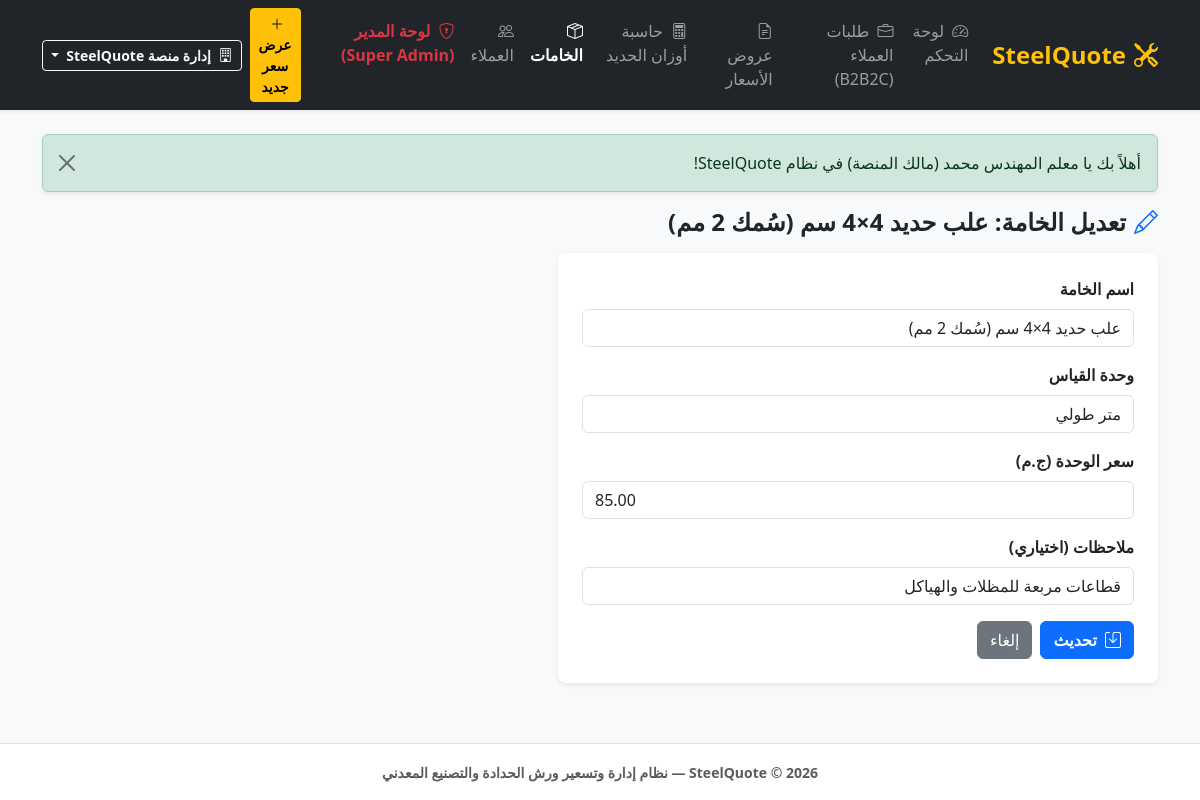
Screenshot of /materials/edit.php?id=1 (signed in) with the database file from the repository.
### tables this page shows
CREATE TABLE `users` (
  `id` INT AUTO_INCREMENT PRIMARY KEY,
  `role` ENUM('user', 'admin') NOT NULL DEFAULT 'user',
  `name` VARCHAR(255) NOT NULL,
  `email` VARCHAR(100) NOT NULL UNIQUE,
  `password` VARCHAR(255) NOT NULL,
  `workshop_name` VARCHAR(255) NOT NULL,
  `phone` VARCHAR(50) DEFAULT NULL,
  `address` TEXT DEFAULT NULL,
  `logo` VARCHAR(255) DEFAULT NULL,
  `commercial_reg` VARCHAR(100) DEFAULT NULL,
  `subscription_status` ENUM('trial', 'active', 'expired', 'suspended') DEFAULT 'trial',
  `trial_ends_at` DATE DEFAULT NULL,
  `created_at` TIMESTAMP DEFAULT CURRENT_TIMESTAMP
);

CREATE TABLE `materials` (
  `id` INT AUTO_INCREMENT PRIMARY KEY,
  `user_id` INT NOT NULL DEFAULT 1,
  `name` VARCHAR(255) NOT NULL,
  `unit` VARCHAR(50) NOT NULL,
  `unit_price` DECIMAL(10,2) NOT NULL DEFAULT 0.00,
  `notes` TEXT DEFAULT NULL,
  `created_at` TIMESTAMP DEFAULT CURRENT_TIMESTAMP,
  CONSTRAINT `fk_material_user` FOREIGN KEY (`user_id`) REFERENCES `users` (`id`) ON DELETE CASCADE
);

### includes/auth.php (called while the page is built, shortened)
<?php
require_once __DIR__ . '/functions.php';
function is_logged_in() {
    return !empty($_SESSION['user_id']);
}
function current_user() {
    global $pdo;
    static $user = null;
    if ($user === null) {
        $stmt = $pdo->prepare("SELECT * FROM users WHERE id = ?");
        $stmt->execute([$_SESSION['user_id']]);
        $user = $stmt->fetch();
    }
    return $user;
}
function is_admin() {
    $u = current_user();
    return $u && ($u['role'] === 'admin');
}
function require_login() {
    $u = current_user();
}

### includes/functions.php (called while the page is built, shortened)
<?php
function clean($v) {
    return htmlspecialchars(trim((string)$v), ENT_QUOTES, 'UTF-8');
}
function get_flash() {
    if (!empty($_SESSION['flash'])) {
        $f = $_SESSION['flash'];
        return $f;
    }
    return null;
}

### materials/edit.php (the view, shortened to what this page needs)
<?php
require_once '../includes/auth.php';
require_login();
$id = (int)($_GET['id'] ?? 0);
$user_id = current_user_id();
$stmt = $pdo->prepare("SELECT * FROM materials WHERE id = ? AND user_id = ?");
$stmt->execute([$id, $user_id]);
$mat = $stmt->fetch();
include '../includes/header.php';
?>
<h4 class="mb-3 fw-bold"><i class="bi bi-pencil text-primary me-2"></i>تعديل الخامة: <?= clean($mat['name']) ?></h4>
<div class="card p-4 shadow-sm" style="max-width: 600px;">
  <form method="POST">
    <div class="mb-3"><label class="form-label fw-bold">اسم الخامة</label><input type="text" name="name" class="form-control" value="<?= clean($mat['name']) ?>" required></div>
    <div class="mb-3"><label class="form-label fw-bold">وحدة القياس</label><input type="text" name="unit" class="form-control" value="<?= clean($mat['unit']) ?>" required></div>
    <div class="mb-3"><label class="form-label fw-bold">سعر الوحدة (ج.م)</label><input type="number" step="0.01" name="unit_price" class="form-control" value="<?= $mat['unit_price'] ?>" required></div>
    <div class="mb-3"><label class="form-label fw-bold">ملاحظات (اختياري)</label><input type="text" name="notes" class="form-control" value="<?= clean($mat['notes'] ?? '') ?>"></div>
    <div class="d-flex gap-2">
      <button type="submit" class="btn btn-primary fw-bold"><i class="bi bi-save me-1"></i> تحديث</button>
      <a href="index.php" class="btn btn-secondary">إلغاء</a>
    </div>
  </form>
</div>
<?php include '../includes/footer.php'; ?>

### includes/header.php (shortened to what this page needs)
<?php
require_once __DIR__ . '/auth.php';
$current_user = current_user();
?>
<!DOCTYPE html>
<html lang="ar" dir="rtl">
<head>
    <link href="https://cdn.jsdelivr.net/npm/bootstrap@5.3.2/dist/css/bootstrap.rtl.min.css" rel="stylesheet">
    <link href="https://cdn.jsdelivr.net/npm/bootstrap-icons@1.11.3/font/bootstrap-icons.min.css" rel="stylesheet">
    <link href="<?= BASE_URL ?>assets/css/style.css" rel="stylesheet">
</head>
<body class="bg-light d-flex flex-column min-vh-100">
<nav class="navbar navbar-expand-lg navbar-dark bg-dark shadow-sm mb-4">
  <div class="container">
    <a class="navbar-brand fw-bold text-warning fs-4" href="<?= BASE_URL ?>index.php">
      <i class="bi bi-tools me-2"></i>SteelQuote
    </a>
    <div class="collapse navbar-collapse" id="nav">
      <?php if (is_logged_in()): ?>
        <ul class="navbar-nav ms-auto mb-2 mb-lg-0">
          <li class="nav-item">
            <a class="nav-link <?= (basename($_SERVER['PHP_SELF']) == 'index.php' && strpos($_SERVER['PHP_SELF'], 'quotations') === false && strpos($_SERVER['PHP_SELF'], 'materials') === false && strpos($_SERVER['PHP_SELF'], 'customers') === false) ? 'active fw-bold' : '' ?>" href="<?= BASE_URL ?>index.php">
              <i class="bi bi-speedometer2 me-1"></i> لوحة التحكم
            </a>
          </li>
          <li class="nav-item">
            <a class="nav-link <?= strpos($_SERVER['PHP_SELF'], 'leads') !== false ? 'active fw-bold' : '' ?>" href="<?= BASE_URL ?>leads.php">
              <i class="bi bi-briefcase me-1"></i> طلبات العملاء (B2B2C)
            </a>
          </li>
          <li class="nav-item">
            <a class="nav-link <?= strpos($_SERVER['PHP_SELF'], 'quotations') !== false ? 'active fw-bold' : '' ?>" href="<?= BASE_URL ?>quotations/index.php">
              <i class="bi bi-file-earmark-text me-1"></i> عروض الأسعار
            </a>
          </li>
          <li class="nav-item">
            <a class="nav-link <?= strpos($_SERVER['PHP_SELF'], 'calculator') !== false ? 'active fw-bold' : '' ?>" href="<?= BASE_URL ?>calculator.php">
              <i class="bi bi-calculator me-1"></i> حاسبة أوزان الحديد
            </a>
          </li>
          <li class="nav-item">
            <a class="nav-link <?= strpos($_SERVER['PHP_SELF'], 'materials') !== false ? 'active fw-bold' : '' ?>" href="<?= BASE_URL ?>materials/index.php">
              <i class="bi bi-box-seam me-1"></i> الخامات
            </a>
          </li>
          <li class="nav-item">
            <a class="nav-link <?= strpos($_SERVER['PHP_SELF'], 'customers') !== false ? 'active fw-bold' : '' ?>" href="<?= BASE_URL ?>customers/index.php">
              <i class="bi bi-people me-1"></i> العملاء
            </a>
          </li>
          <?php if (is_admin()): ?>
            <li class="nav-item">
              <a class="nav-link text-danger fw-bold <?= strpos($_SERVER['PHP_SELF'], 'admin') !== false ? 'active' : '' ?>" href="<?= BASE_URL ?>admin/index.php">
                <i class="bi bi-shield-lock me-1"></i> لوحة المدير (Super Admin)
              </a>
            </li>
          <?php endif; ?>
        </ul>
        <div class="d-flex align-items-center ms-lg-3 gap-2">
          <a href="<?= BASE_URL ?>quotations/create.php" class="btn btn-warning btn-sm fw-bold">
            <i class="bi bi-plus-lg me-1"></i> عرض سعر جديد
          </a>
          <div class="dropdown">
            <button class="btn btn-outline-light btn-sm dropdown-toggle fw-bold" type="button" data-bs-toggle="dropdown">
              <i class="bi bi-building me-1"></i> <?= clean($current_user['workshop_name']) ?>
            </button>
          </div>
        </div>
      <?php endif; ?>
    </div>
  </div>
</nav>
<div class="container mb-5 flex-grow-1">
<?php if ($f = get_flash()): ?>
  <div class="alert alert-<?= $f['type'] === 'error' ? 'danger' : clean($f['type']) ?> alert-dismissible fade show shadow-sm" role="alert">
    <?= clean($f['msg']) ?>
    <button type="button" class="btn-close" data-bs-dismiss="alert" aria-label="إغلاق"></button>
  </div>
<?php endif; ?>

### assets/css/style.css (style rules this page uses)
.card { border: none; border-radius: 0.5rem; box-shadow: 0 0.125rem 0.25rem rgba(0, 0, 0, 0.075); }

### rows the page displays
users: workshop_name "إدارة منصة SteelQuote"
materials: name "علب حديد 4×4 سم (سُمك 2 مم)", unit "متر طولي", unit_price "85.00", notes "قطاعات مربعة للمظلات والهياكل"

### other values shown
$f['msg'] "أهلاً بك يا معلم المهندس محمد (مالك المنصة) في نظام SteelQuote!"
